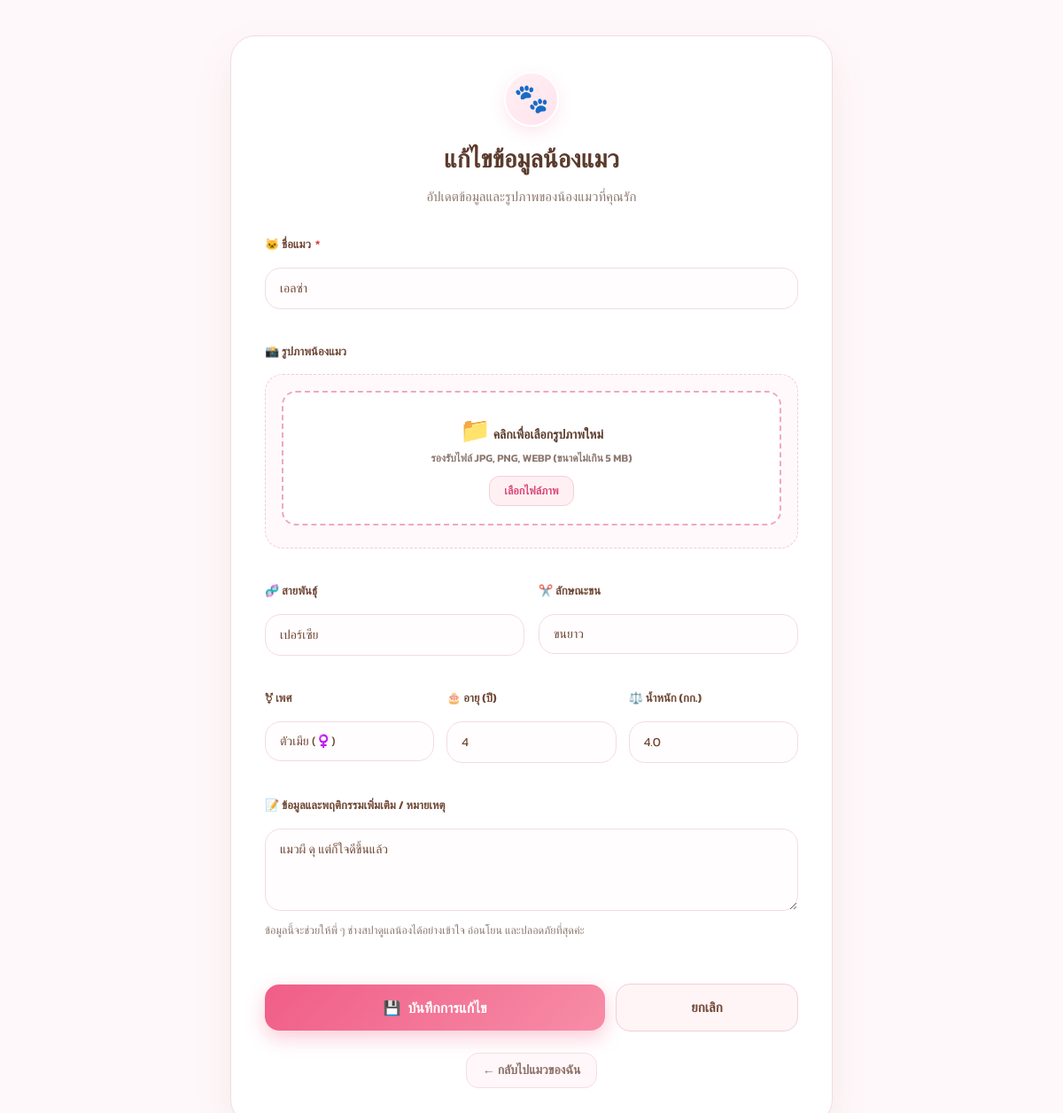
The page /edit-cat/3 (signed in) on the database its author committed.
### tables this page shows
CREATE TABLE cats (
            cat_id INTEGER PRIMARY KEY AUTOINCREMENT,
            user_id INTEGER NOT NULL,
            cat_name TEXT NOT NULL,
            breed TEXT,
            gender TEXT,
            age INTEGER,
            weight REAL,
            notes TEXT,
            created_at TIMESTAMP DEFAULT CURRENT_TIMESTAMP, coat_type TEXT, image TEXT,
            FOREIGN KEY (user_id) REFERENCES users(user_id)
        );

### app.py (the view, shortened to what this page needs)
@app.route("/edit-cat/<int:cat_id>", methods=["GET", "POST"])
def edit_cat(cat_id):
    if "user_id" not in session:
        return redirect(url_for("login"))
    connection = get_db_connection()
    cat = connection.execute(
        """
        SELECT *
        FROM cats
        WHERE cat_id = ? AND user_id = ?
        """,
        (cat_id, session["user_id"])
    ).fetchone()
    if cat is None:
        connection.close()
        return "ไม่พบข้อมูลแมว หรือคุณไม่มีสิทธิ์แก้ไขข้อมูลนี้"
    connection.close()
    return render_template("edit_cat.html", cat=cat)

### app.py (called while the page is built, shortened)
def get_customer_notifications(user_id):
    connection = get_db_connection()
    rows = connection.execute("""
        SELECT b.*, c.cat_name
        FROM bookings b
        JOIN cats c ON b.cat_id = c.cat_id
        WHERE b.user_id = ?
          AND (
              (b.payment_status = 'สลิปไม่ถูกต้อง' AND (b.notification_read IS NULL OR b.notification_read = 0))
              OR (b.status IN ('ปฏิเสธ', 'ยกเลิก', 'ยกเลิกแล้ว') AND (b.notification_read IS NULL OR b.notification_read = 0))
              OR (b.status = 'เสร็จสิ้น' AND (b.has_reviewed IS NULL OR b.has_reviewed = 0))
          )
        ORDER BY b.booking_id DESC

    """, (user_id,)).fetchall()
    connection.close()
    return rows

@app.context_processor
def inject_notifications():
    if "user_id" in session and session.get("role") == "customer":
        try:
            notifs = get_customer_notifications(session["user_id"])
            urgent_notifs = [n for n in notifs if n["payment_status"] == 'สลิปไม่ถูกต้อง' or n["status"] in ['ปฏิเสธ', 'ยกเลิก', 'ยกเลิกแล้ว']]
            review_notifs = [n for n in notifs if n["status"] == 'เสร็จสิ้น' and (not n["has_reviewed"])]
            return {
                "customer_notifications": notifs,
                "unread_notifications_count": len(notifs),
                "urgent_notifications": urgent_notifs,
                "urgent_notifications_count": len(urgent_notifs),
                "review_notifications": review_notifs
            }
        except Exception:
            pass

### database.py (called while the page is built)
def get_db_connection():
    connection = sqlite3.connect(DATABASE)
    connection.row_factory = sqlite3.Row
    return connection

### templates/edit_cat.html (shortened to what this page needs)
<!DOCTYPE html>
<html lang="th">
<head>
    <link rel="stylesheet" href="{{ url_for('static', filename='css/style.css') }}">
</head>
<body class="cat-page-body">
<div class="cat-form-container">
    <div class="form-header">
        <div class="form-icon-bubble">🐾</div>
        <h1>แก้ไขข้อมูลน้องแมว</h1>
        <p>อัปเดตข้อมูลและรูปภาพของน้องแมวที่คุณรัก</p>
    </div>
    <form method="POST" enctype="multipart/form-data" class="cat-form">
        <div class="form-group">
            <label for="cat_name" class="form-label">
                <span>🐱 ชื่อแมว</span>
                <span class="required-star">*</span>
            </label>
            <input
                type="text"
                id="cat_name"
                name="cat_name"
                class="form-control"
                value="{{ cat['cat_name'] }}"
                placeholder="เช่น หลินหลิน, มะลิ, มอมแมม"
                required
            >
        </div>
        <div class="form-group">
            <label class="form-label">
                <span>📸 รูปภาพน้องแมว</span>
            </label>
            <div class="photo-edit-wrapper">
                <div class="upload-box">
                    <label for="image" class="upload-dropzone" id="dropzoneLabel">
                        <span class="dropzone-icon">📁</span>
                        <strong class="dropzone-title" id="dropzoneText">คลิกเพื่อเลือกรูปภาพใหม่</strong>
                        <p class="dropzone-hint">รองรับไฟล์ JPG, PNG, WEBP (ขนาดไม่เกิน 5 MB)</p>
                        <span class="dropzone-btn">เลือกไฟล์ภาพ</span>
                    </label>
                </div>
            </div>
        </div>
        <div class="form-row-2">
            <div class="form-group">
                <label for="breed" class="form-label">
                    <span>🧬 สายพันธุ์</span>
                </label>
                <input
                    type="text"
                    id="breed"
                    name="breed"
                    class="form-control"
                    value="{{ cat['breed'] or '' }}"
                    placeholder="เช่น เปอร์เซีย, แมวไทย, สก็อตติช โฟลด์"
                >
            </div>
            <div class="form-group">
                <label for="coat_type" class="form-label">
                    <span>✂️ ลักษณะขน</span>
                </label>
                <div class="select-wrapper">
                    <select id="coat_type" name="coat_type" class="form-control form-select">
                        <option value="ขนยาว" {% if cat['coat_type'] == 'ขนยาว' %}selected{% endif %}>
                            ขนยาว
                        </option>
                    </select>
                </div>
            </div>
        </div>
        <div class="form-row-3">
            <div class="form-group">
                <label for="gender" class="form-label">
                    <span>⚧ เพศ</span>
                </label>
                <div class="select-wrapper">
                    <select id="gender" name="gender" class="form-control form-select">
                        <option value="ตัวเมีย" {% if cat['gender'] == 'ตัวเมีย' %}selected{% endif %}>
                            ตัวเมีย (♀️)
                        </option>
                    </select>
                </div>
            </div>
            <div class="form-group">
                <label for="age" class="form-label">
                    <span>🎂 อายุ (ปี)</span>
                </label>
                <input
                    type="number"
                    id="age"
                    name="age"
                    min="0"
                    max="100"
                    class="form-control"
                    value="{{ cat['age'] if cat['age'] is not none else '' }}"
                    placeholder="เช่น 2"
                >
            </div>
            <div class="form-group">
                <label for="weight" class="form-label">
                    <span>⚖️ น้ำหนัก (กก.)</span>
                </label>
                <input
                    type="number"
                    id="weight"
                    name="weight"
                    step="0.1"
                    min="0"
                    max="1000"
                    class="form-control"
                    value="{{ cat['weight'] if cat['weight'] is not none else '' }}"
                    placeholder="เช่น 4.5"
                >
            </div>
        </div>
        <div class="form-group">
            <label for="notes" class="form-label">
                <span>📝 ข้อมูลและพฤติกรรมเพิ่มเติม / หมายเหตุ</span>
            </label>
            <textarea
                id="notes"
                name="notes"
                rows="3"
                class="form-control form-textarea"
                placeholder="เช่น ขี้กลัว, กลัวเสียงไดร์เป่าขน, แพ้ง่าย, แต่ใจดีไม่กัดคน"
            >{{ cat['notes'] or '' }}</textarea>
            <p class="form-help">ข้อมูลนี้จะช่วยให้พี่ ๆ ช่างสปาดูแลน้องได้อย่างเข้าใจ อ่อนโยน และปลอดภัยที่สุดค่ะ</p>
        </div>
        <div class="form-actions">
            <button type="submit" class="save-cat-btn">
                <span>💾</span> บันทึกการแก้ไข
            </button>
            <a href="{{ url_for('my_cats') }}" class="cancel-cat-btn">
                ยกเลิก
            </a>
        </div>
    </form>
    <div class="form-footer-back">
        <a href="{{ url_for('my_cats') }}">
            ← กลับไปแมวของฉัน
        </a>
    </div>
</div>
</body>
</html>

### rows shown on the page
cats: cat_name "เอลซ่า", breed "เปอร์เซีย", coat_type "ขนยาว", gender "ตัวเมีย (♀️)", age "4", weight "4.0", notes "แมวผี ดุ แต่ก็ใจดีขึ้นแล้ว"
